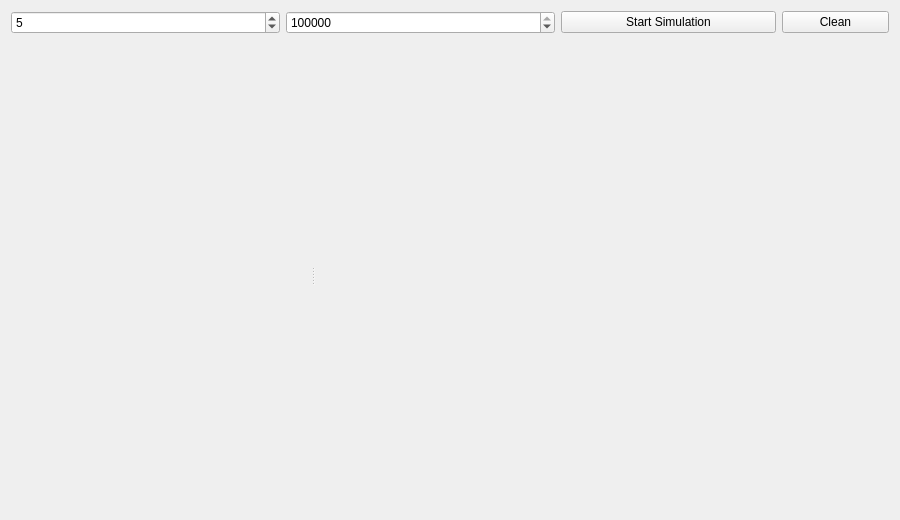
<?xml version="1.0" encoding="UTF-8"?>
<ui version="4.0">
 <class>guiClass</class>
 <widget class="QWidget" name="guiClass">
  <property name="geometry">
   <rect>
    <x>0</x>
    <y>0</y>
    <width>900</width>
    <height>520</height>
   </rect>
  </property>
  <property name="windowTitle">
   <string>gui</string>
  </property>
  <layout class="QVBoxLayout" name="verticalLayout" stretch="0,1">
   <item>
    <layout class="QHBoxLayout" name="horizontalLayout" stretch="5,5,4,2">
     <item>
      <widget class="QSpinBox" name="tasks">
       <property name="minimum">
        <number>1</number>
       </property>
       <property name="maximum">
        <number>9999999</number>
       </property>
       <property name="value">
        <number>5</number>
       </property>
      </widget>
     </item>
     <item>
      <widget class="QSpinBox" name="total_tasks">
       <property name="minimum">
        <number>1</number>
       </property>
       <property name="maximum">
        <number>1000000000</number>
       </property>
       <property name="value">
        <number>1000000</number>
       </property>
      </widget>
     </item>
     <item>
      <layout class="QHBoxLayout" name="buttons">
       <item>
        <widget class="QPushButton" name="start">
         <property name="text">
          <string>Start Simulation</string>
         </property>
        </widget>
       </item>
      </layout>
     </item>
     <item>
      <widget class="QPushButton" name="clean">
       <property name="text">
        <string>Clean</string>
       </property>
      </widget>
     </item>
    </layout>
   </item>
   <item>
    <widget class="QSplitter" name="splitter">
     <property name="orientation">
      <enum>Qt::Horizontal</enum>
     </property>
     <widget class="QWidget" name="widget" native="true">
      <layout class="QHBoxLayout" name="horizontalLayout_3">
       <item>
        <layout class="QHBoxLayout" name="canvasLayout"/>
       </item>
      </layout>
     </widget>
     <widget class="QScrollArea" name="scrollArea_2">
      <property name="frameShape">
       <enum>QFrame::NoFrame</enum>
      </property>
      <property name="frameShadow">
       <enum>QFrame::Plain</enum>
      </property>
      <property name="lineWidth">
       <number>0</number>
      </property>
      <property name="horizontalScrollBarPolicy">
       <enum>Qt::ScrollBarAlwaysOff</enum>
      </property>
      <property name="sizeAdjustPolicy">
       <enum>QAbstractScrollArea::AdjustToContents</enum>
      </property>
      <property name="widgetResizable">
       <bool>true</bool>
      </property>
      <property name="alignment">
       <set>Qt::AlignCenter</set>
      </property>
      <widget class="QWidget" name="scrollAreaWidgetContents_3">
       <property name="geometry">
        <rect>
         <x>0</x>
         <y>0</y>
         <width>585</width>
         <height>469</height>
        </rect>
       </property>
       <layout class="QVBoxLayout" name="verticalLayout_4">
        <item>
         <layout class="QVBoxLayout" name="propertiesLayout">
          <item>
           <spacer name="verticalSpacer_3">
            <property name="orientation">
             <enum>Qt::Vertical</enum>
            </property>
            <property name="sizeHint" stdset="0">
             <size>
              <width>20</width>
              <height>40</height>
             </size>
            </property>
           </spacer>
          </item>
         </layout>
        </item>
       </layout>
      </widget>
     </widget>
    </widget>
   </item>
  </layout>
 </widget>
 <layoutdefault spacing="6" margin="11"/>
 <resources>
  <include location="gui.qrc"/>
 </resources>
 <connections/>
</ui>
